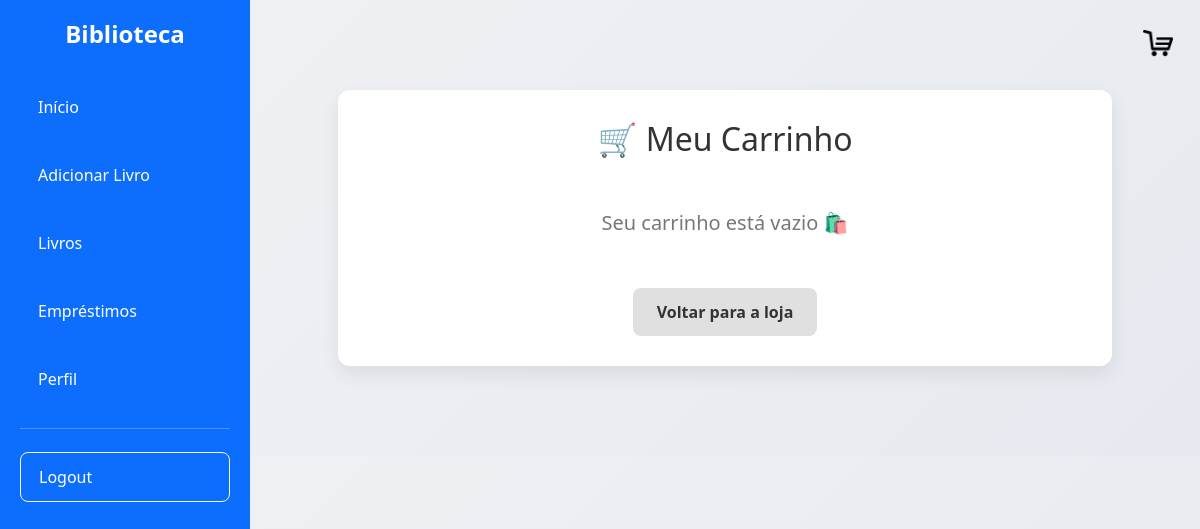
/carrinho (signed in), run on an earlier commit of the app's database.
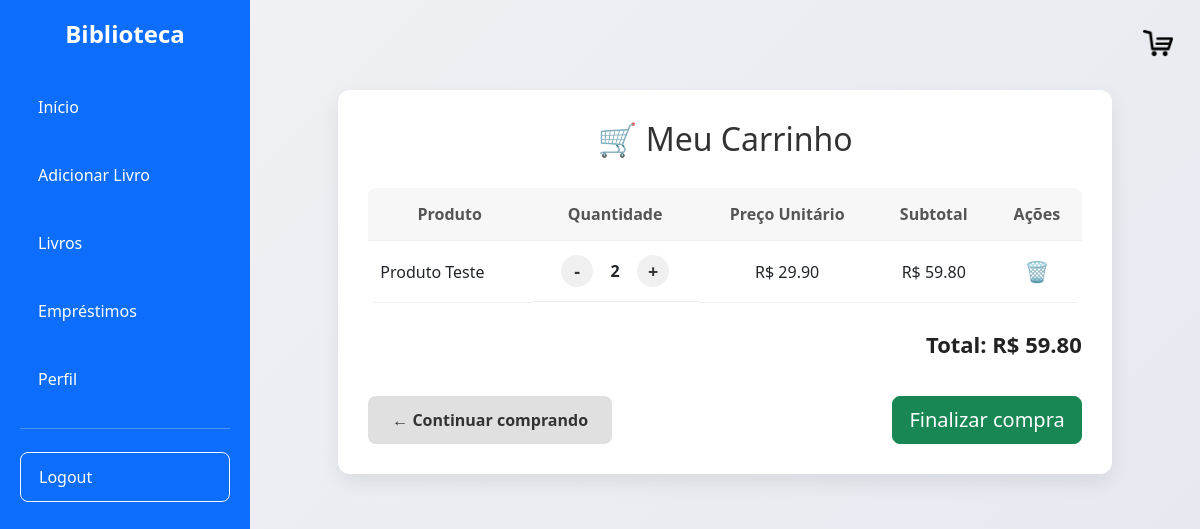
And on a later commit of the database.
### models/itemcarrinho.py (models this page shows)
class ItemCarrinho(db.Model):
    __tablename__ = 'item_carrinho'
    id = db.Column(db.Integer, primary_key=True)
    usuario_id = db.Column(db.Integer, db.ForeignKey('tb_usuarios.usu_id'), nullable=False)
    nome = db.Column(db.String(100), nullable=False)
    quantidade = db.Column(db.Integer, nullable=False)
    preco_unitario = db.Column(db.Float, nullable=False)
    @property
    def subtotal(self):
        return self.quantidade * self.preco_unitario

### controllers/car.py (the view)
@carrinho_bp.route("/carrinho")
@login_required
def ver_carrinho():
    itens = ItemCarrinho.query.filter_by(
        usuario_id=current_user.id
    ).all()
    total = sum(
        item.quantidade * item.preco_unitario
        for item in itens
    )
    return render_template(
        "carrinho.html",
        itens=itens,
        total=total
    )

### models/usuario.py (called while the page is built)
    @property
    def id(self):
        return self.usu_id

### templates/carrinho.html (shortened to what this page needs)
{% extends 'base.html' %}
{% block content %}
<link rel="stylesheet" href="{{ url_for('static', filename='carrinho.css') }}">
<div class="container">
    <h1>🛒 Meu Carrinho</h1>
    {% if itens %}
        <table>
            <thead>
                <tr>
                    <th>Produto</th>
                    <th>Quantidade</th>
                    <th>Preço Unitário</th>
                    <th>Subtotal</th>
                    <th>Ações</th>
                </tr>
            </thead>
            <tbody>
                {% for item in itens %}
                <tr>
                    <td>{{ item.nome }}</td>
                    <td class="qtd-controle">
                        <a href="{{ url_for('carrinho.diminuir', item_id=item.id) }}" class="btn-qtd">-</a>
                        <span class="qtd">{{ item.quantidade }}</span>
                        <a href="{{ url_for('carrinho.aumentar', item_id=item.id) }}" class="btn-qtd">+</a>
                    </td>
                    <td>R$ {{ "%.2f"|format(item.preco_unitario) }}</td>
                    <td>R$ {{ "%.2f"|format(item.subtotal) }}</td>
                    <td>
                        <a href="{{ url_for('carrinho.remover', item_id=item.id) }}" class="btn-remover">
                            🗑️
                        </a>
                    </td>
                </tr>
                {% endfor %}
            </tbody>
        </table>
        <div class="total">
            Total: R$ {{ "%.2f"|format(total) }}
        </div>
        <div class="acoes">
            <a href="{{ url_for('livros.lista_livros') }}" class="continuar">
                ← Continuar comprando
            </a>
            <form method="POST" action="{{ url_for('carrinho.finalizar_compra') }}">
                <button type="submit" class="btn btn-success btn-lg">
                    Finalizar compra
                </button>
            </form>
        </div>
    {% else %}
        <div class="vazio">
            Seu carrinho está vazio 🛍️
        </div>
        <div class="acoes" style="justify-content: center;">
            <a href="{{ url_for('livros.lista_livros') }}" class="continuar">
                Voltar para a loja
            </a>
        </div>
    {% endif %}
</div>
{% endblock %}

What changed in the data, as far as the page shows it:
added ItemCarrinho: nome "Produto Teste", quantidade "2", preco_unitario "29.90", subtotal "59.80"
Also different on the page:
{{ "%.2f"|format(total) }}: (not shown) → "59.80"
text no longer shown: "Seu carrinho está vazio 🛍️ Voltar para a loja"
text now shown: "Produto Quantidade Preço Unitário Subtotal Ações Total: R$ ← Continuar comprando Finalizar compra"
